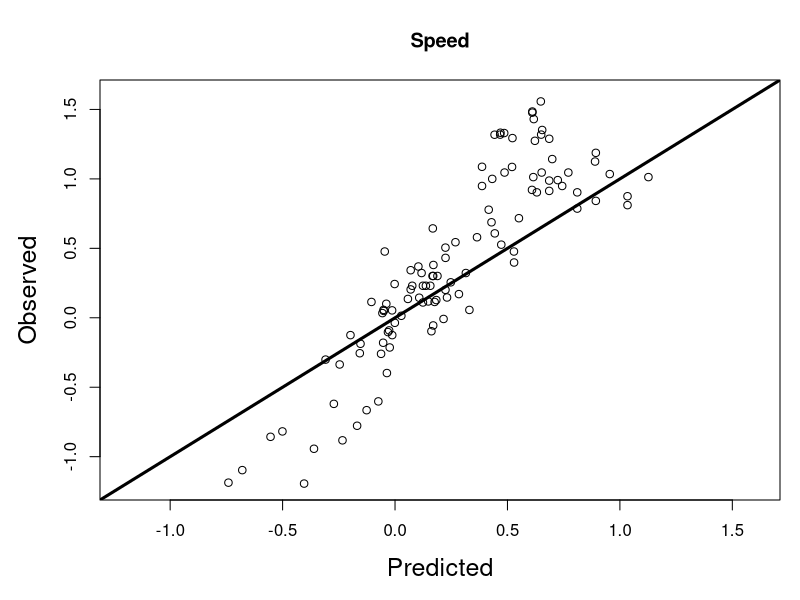
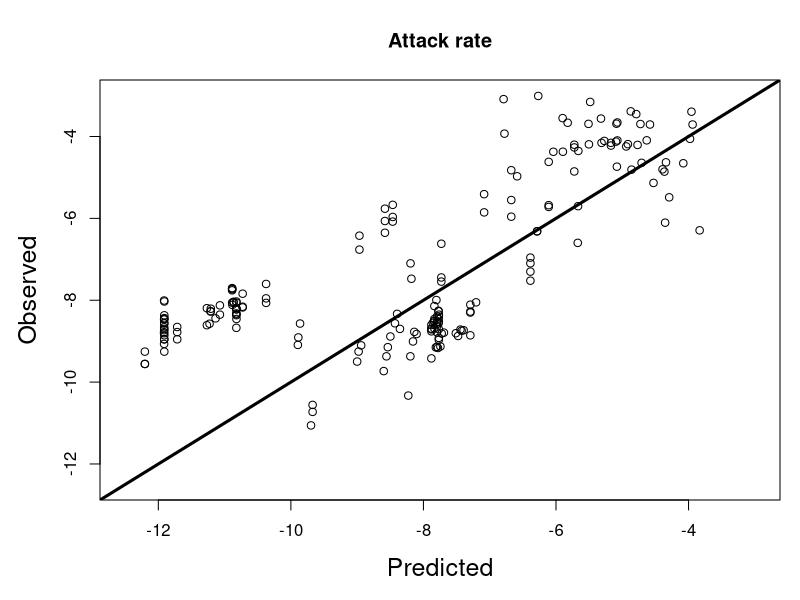
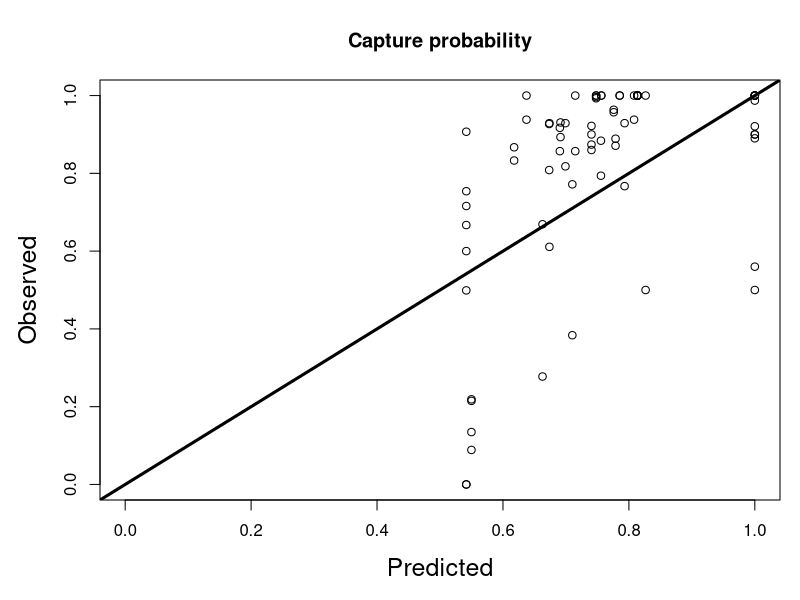
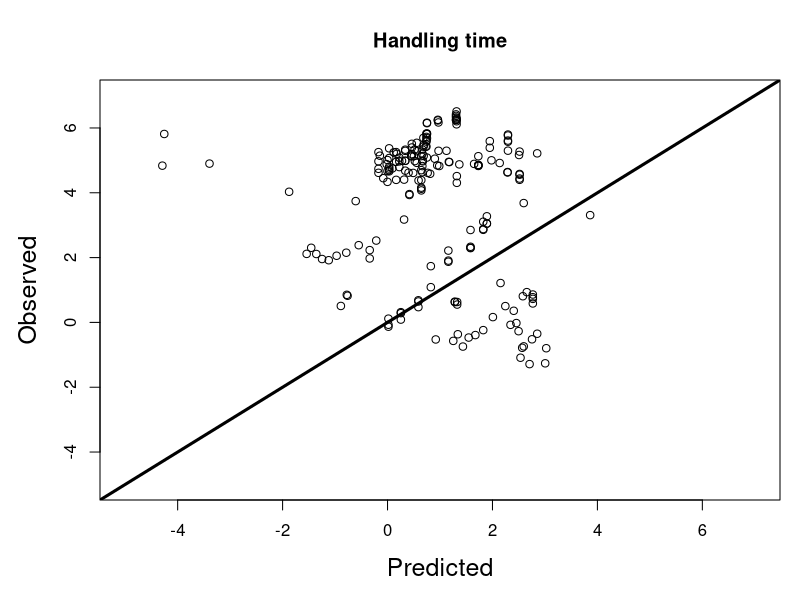

R code for these plots, in order:
## ---- chunk 1
knitr::opts_chunk$set(echo = TRUE)
library(lme4)
## ---- chunk 2
setwd("~/Master_Uottawa/Functional_Response/Manuscript/FEE_Paper/Manuscript/Review/Fitting")
speed = read.csv('Speed.csv',colClasses = c('numeric','numeric','numeric','factor'))

speed5 = which(speed$LogSize==5)
speed$LogSize[speed5] = 4
speed = droplevels(speed)

speed$log10pred_log10obs = log10(speed$Predicted) - log10(speed$Observed)

mod1 = lm(log10pred_log10obs~log10(Predicted)*LogSize,data=speed)
summary(mod1)

## ---- chunk 3
dat = read.csv('DataFitting.csv',colClasses = c('numeric','numeric','numeric','factor','factor','factor'))
capture = subset(dat,dat$Trait=='Probability')
capture = droplevels(capture)
attack = subset(dat,dat$Trait=='Attack')
attack = droplevels(attack)
toto = which(attack$Predicted==0)
attack = attack[-toto,]
handling = subset(dat,dat$Trait=='Handling')
handling = droplevels(handling)

attack$log10pred_log10obs = log10(attack$Predicted) - log10(attack$Observed)
handling$log10pred_log10obs = log10(handling$Predicted) - log10(handling$Observed)
capture$pred_obs = capture$Predicted - capture$Observed

mod22 = lm(log10pred_log10obs~log10(Predicted)*LogSize,data=attack)
summary(mod22)

## ---- chunk 4
mod2 = lmer(log10pred_log10obs~log10(Predicted)*LogSize+(1|Study),data=attack)
summary(mod2)

## ---- chunk 5
mod5 = lm(pred_obs~ Predicted,data=capture)
summary(mod5)

## ---- chunk 6
mod3 = lm(log10pred_log10obs~log10(Predicted)*LogSize,data=handling)
summary(mod3)

## ---- chunk 7
mod33 = lmer(log10pred_log10obs~log10(Predicted)*LogSize+(1|Study),data=handling)
summary(mod33)

## ---- chunk 8
par(mar=c(5,5,4,1))
plot(log10(speed$Observed)~log10(speed$Predicted),xlab='Predicted',ylab='Observed',main = 'Speed',cex.lab=1.5,
     ylim = c(-1.2,1.6),xlim = c(-1.2,1.6))
abline(a = 0, b = 1,lwd=3)
plot(log10(attack$Observed)~log10(attack$Predicted),xlab='Predicted',ylab='Observed',main = 'Attack rate',cex.lab=1.5,
     xlim = c(-12.5,-3), ylim = c(-12.5,-3))
abline(a = 0, b = 1,lwd=3)
plot(capture$Observed~capture$Predicted,xlab='Predicted',ylab='Observed',main = 'Capture probability',cex.lab=1.5,
     xlim = c(0,1))
abline(a = 0, b = 1,lwd=3)
plot(log10(handling$Observed)~log10(handling$Predicted),xlab='Predicted',ylab='Observed',main = 'Handling time',cex.lab=1.5,xlim = c(-5,7), ylim = c(-5,7))
abline(a = 0, b = 1,lwd=3)
